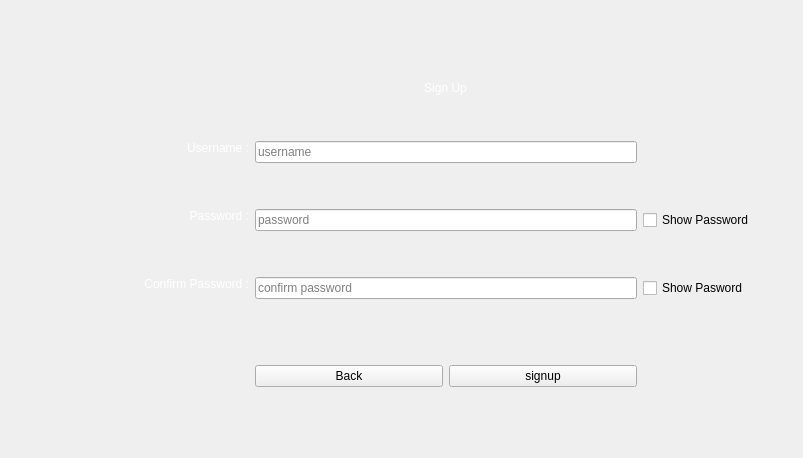
      <widget class="QWidget" name="signup">
       <layout class="QHBoxLayout" name="horizontalLayout_2">
        <item>
         <layout class="QGridLayout" name="gridLayout_4">
          <property name="leftMargin">
           <number>25</number>
          </property>
          <property name="topMargin">
           <number>30</number>
          </property>
          <property name="rightMargin">
           <number>25</number>
          </property>
          <property name="bottomMargin">
           <number>20</number>
          </property>
          <item row="4" column="2">
           <spacer name="verticalSpacer_44">
            <property name="orientation">
             <enum>Qt::Vertical</enum>
            </property>
            <property name="sizeHint" stdset="0">
             <size>
              <width>20</width>
              <height>40</height>
             </size>
            </property>
           </spacer>
          </item>
          <item row="2" column="2">
           <spacer name="verticalSpacer_45">
            <property name="orientation">
             <enum>Qt::Vertical</enum>
            </property>
            <property name="sizeHint" stdset="0">
             <size>
              <width>20</width>
              <height>40</height>
             </size>
            </property>
           </spacer>
          </item>
          <item row="9" column="2">
           <layout class="QHBoxLayout" name="horizontalLayout_29">
            <item>
             <widget class="QPushButton" name="pushButton_back_from_signup_to_login">
              <property name="sizePolicy">
               <sizepolicy hsizetype="Maximum" vsizetype="Maximum">
                <horstretch>0</horstretch>
                <verstretch>0</verstretch>
               </sizepolicy>
              </property>
              <property name="styleSheet">
               <string notr="true">min-width:180;</string>
              </property>
              <property name="text">
               <string>Back</string>
              </property>
             </widget>
            </item>
            <item>
             <widget class="QPushButton" name="pushButton_signup_to_main">
              <property name="sizePolicy">
               <sizepolicy hsizetype="Maximum" vsizetype="Maximum">
                <horstretch>0</horstretch>
                <verstretch>0</verstretch>
               </sizepolicy>
              </property>
              <property name="styleSheet">
               <string notr="true">min-width:180;</string>
              </property>
              <property name="text">
               <string>signup</string>
              </property>
             </widget>
            </item>
           </layout>
          </item>
          <item row="5" column="1">
           <widget class="QLabel" name="label_9">
            <property name="sizePolicy">
             <sizepolicy hsizetype="Preferred" vsizetype="Preferred">
              <horstretch>0</horstretch>
              <verstretch>0</verstretch>
             </sizepolicy>
            </property>
            <property name="styleSheet">
             <string notr="true">color: rgb(255, 255, 255);
font: 700 18pt &quot;Segoe UI&quot;;</string>
            </property>
            <property name="text">
             <string>Password :</string>
            </property>
            <property name="alignment">
             <set>Qt::AlignRight|Qt::AlignTop|Qt::AlignTrailing</set>
            </property>
           </widget>
          </item>
          <item row="7" column="3">
           <widget class="QCheckBox" name="checkBox_confirm_pass_signup">
            <property name="sizePolicy">
             <sizepolicy hsizetype="Maximum" vsizetype="Fixed">
              <horstretch>0</horstretch>
              <verstretch>0</verstretch>
             </sizepolicy>
            </property>
            <property name="text">
             <string>Show Pasword</string>
            </property>
           </widget>
          </item>
          <item row="3" column="2">
           <widget class="QLineEdit" name="lineEdit_user_signup">
            <property name="sizePolicy">
             <sizepolicy hsizetype="MinimumExpanding" vsizetype="Fixed">
              <horstretch>0</horstretch>
              <verstretch>0</verstretch>
             </sizepolicy>
            </property>
            <property name="minimumSize">
             <size>
              <width>100</width>
              <height>0</height>
             </size>
            </property>
            <property name="echoMode">
             <enum>QLineEdit::Normal</enum>
            </property>
            <property name="placeholderText">
             <string>username</string>
            </property>
           </widget>
          </item>
          <item row="7" column="1">
           <widget class="QLabel" name="label_10">
            <property name="sizePolicy">
             <sizepolicy hsizetype="Preferred" vsizetype="Preferred">
              <horstretch>0</horstretch>
              <verstretch>0</verstretch>
             </sizepolicy>
            </property>
            <property name="minimumSize">
             <size>
              <width>200</width>
              <height>0</height>
             </size>
            </property>
            <property name="styleSheet">
             <string notr="true">color: rgb(255, 255, 255);
font: 700 18pt &quot;Segoe UI&quot;;</string>
            </property>
            <property name="text">
             <string>Confirm Password :</string>
            </property>
            <property name="alignment">
             <set>Qt::AlignRight|Qt::AlignTop|Qt::AlignTrailing</set>
            </property>
           </widget>
          </item>
          <item row="7" column="2">
           <widget class="QLineEdit" name="lineEdit_pass2_signup">
            <property name="sizePolicy">
             <sizepolicy hsizetype="MinimumExpanding" vsizetype="Fixed">
              <horstretch>0</horstretch>
              <verstretch>0</verstretch>
             </sizepolicy>
            </property>
            <property name="minimumSize">
             <size>
              <width>100</width>
              <height>0</height>
             </size>
            </property>
            <property name="echoMode">
             <enum>QLineEdit::Password</enum>
            </property>
            <property name="placeholderText">
             <string>confirm password</string>
            </property>
           </widget>
          </item>
          <item row="3" column="1">
           <widget class="QLabel" name="label_8">
            <property name="sizePolicy">
             <sizepolicy hsizetype="Preferred" vsizetype="Preferred">
              <horstretch>0</horstretch>
              <verstretch>0</verstretch>
             </sizepolicy>
            </property>
            <property name="styleSheet">
             <string notr="true">color: rgb(255, 255, 255);
font: 700 18pt &quot;Segoe UI&quot;;</string>
            </property>
            <property name="text">
             <string>Username :</string>
            </property>
            <property name="alignment">
             <set>Qt::AlignRight|Qt::AlignTop|Qt::AlignTrailing</set>
            </property>
           </widget>
          </item>
          <item row="10" column="2">
           <spacer name="verticalSpacer_41">
            <property name="orientation">
             <enum>Qt::Vertical</enum>
            </property>
            <property name="sizeHint" stdset="0">
             <size>
              <width>20</width>
              <height>40</height>
             </size>
            </property>
           </spacer>
          </item>
          <item row="3" column="0">
           <widget class="QLabel" name="label_24">
            <property name="text">
             <string/>
            </property>
           </widget>
          </item>
          <item row="5" column="3">
           <widget class="QCheckBox" name="checkBox_pass_signup">
            <property name="sizePolicy">
             <sizepolicy hsizetype="Maximum" vsizetype="Fixed">
              <horstretch>0</horstretch>
              <verstretch>0</verstretch>
             </sizepolicy>
            </property>
            <property name="text">
             <string>Show Password</string>
            </property>
           </widget>
          </item>
          <item row="5" column="2">
           <widget class="QLineEdit" name="lineEdit_pass_signup">
            <property name="sizePolicy">
             <sizepolicy hsizetype="MinimumExpanding" vsizetype="Fixed">
              <horstretch>0</horstretch>
              <verstretch>0</verstretch>
             </sizepolicy>
            </property>
            <property name="minimumSize">
             <size>
              <width>100</width>
              <height>0</height>
             </size>
            </property>
            <property name="echoMode">
             <enum>QLineEdit::Password</enum>
            </property>
            <property name="placeholderText">
             <string>password</string>
            </property>
           </widget>
          </item>
          <item row="8" column="2">
           <spacer name="verticalSpacer_42">
            <property name="orientation">
             <enum>Qt::Vertical</enum>
            </property>
            <property name="sizeType">
             <enum>QSizePolicy::Maximum</enum>
            </property>
            <property name="sizeHint" stdset="0">
             <size>
              <width>20</width>
              <height>60</height>
             </size>
            </property>
           </spacer>
          </item>
          <item row="1" column="2" alignment="Qt::AlignHCenter">
           <widget class="QLabel" name="label_11">
            <property name="sizePolicy">
             <sizepolicy hsizetype="Maximum" vsizetype="Maximum">
              <horstretch>0</horstretch>
              <verstretch>0</verstretch>
             </sizepolicy>
            </property>
            <property name="styleSheet">
             <string notr="true">color: rgb(255, 255, 255);
font: 900 24pt &quot;Segoe UI Black&quot;;</string>
            </property>
            <property name="text">
             <string>Sign Up</string>
            </property>
            <property name="alignment">
             <set>Qt::AlignCenter</set>
            </property>
           </widget>
          </item>
          <item row="6" column="2">
           <spacer name="verticalSpacer_43">
            <property name="orientation">
             <enum>Qt::Vertical</enum>
            </property>
            <property name="sizeHint" stdset="0">
             <size>
              <width>20</width>
              <height>40</height>
             </size>
            </property>
           </spacer>
          </item>
          <item row="5" column="4">
           <widget class="QLabel" name="label_25">
            <property name="text">
             <string/>
            </property>
           </widget>
          </item>
          <item row="0" column="2">
           <spacer name="verticalSpacer_46">
            <property name="orientation">
             <enum>Qt::Vertical</enum>
            </property>
            <property name="sizeHint" stdset="0">
             <size>
              <width>20</width>
              <height>40</height>
             </size>
            </property>
           </spacer>
          </item>
         </layout>
        </item>
       </layout>
      </widget>
